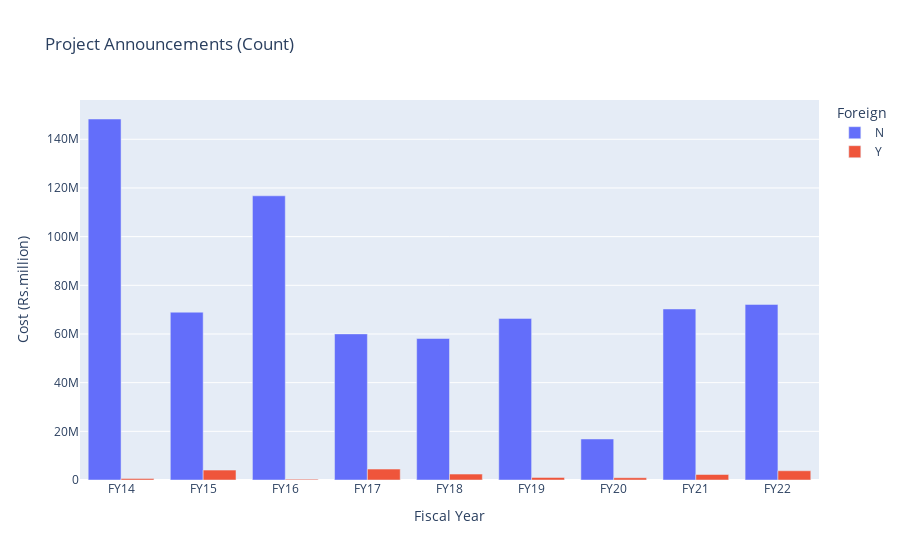

Notebook code cell kept with this figure:
### Markdown cell above
#### Question: What is the proportion of announcements and value of Capex spending commitment by Foreign firms?
Ans: Very minimal, if number of announcements are considered.

### Code cell
# grouped_df = df.groupby(['Fiscal_Year','Foreign'])['Project Name'].count().reset_index()
grouped_df = df.groupby(['Fiscal_Year','Foreign'])['Cost (Rs.million)'].sum().reset_index()

# # Create the bar chart using Plotly
# fig = px.bar(grouped_df, x='Fiscal_Year', y='Project Name', color='Foreign',barmode='group',
# #              color_discrete_map=quarter_colors,
#              labels={'Fiscal_Year': 'Fiscal Year', 'Project Name': 'Project Announcements(count)'},
#              title='Project Announcements (Count)',
# #              color_discrete_sequence=px.colors.qualitative.Set1,
#             )
# Create the bar chart using Plotly
fig = px.bar(grouped_df, x='Fiscal_Year', y='Cost (Rs.million)', color='Foreign',barmode='group',
#              color_discrete_map=quarter_colors,
             labels={'Fiscal_Year': 'Fiscal Year', 'Project Name': 'Project Announcements(count)'},
             title='Project Announcements (Count)',
#              color_discrete_sequence=px.colors.qualitative.Set1,
            )
# Set x-axis labels to include both FY and Quarter
fig.update_xaxes(tickmode='array', 
                 tickvals=grouped_df.index,
#                  ticktext=[f"{row['Fiscal_Year']} Q{row['Quarter']}" for idx, row in grouped_df.iterrows()]
                )

# Show the plot
fig.show()

### Figure 1 — Plotly figure (JSON) as saved in the notebook; plotly's stock layout.template omitted (floating-point values rounded to 4 significant figures)
{"data": [{"alignmentgroup": "True", "hovertemplate": "Foreign=N<br>Fiscal Year=%{x}<br>Cost (Rs.million)=%{y}<extra></extra>", "legendgroup": "N", "marker": {"color": "#636efa", "pattern": {"shape": ""}}, "name": "N", "offsetgroup": "N", "orientation": "v", "showlegend": true, "textposition": "auto", "type": "bar", "x": ["FY14", "FY15", "FY16", "FY17", "FY18", "FY19", "FY20", "FY21", "FY22"], "xaxis": "x", "y": [148300000.0, 68950000.0, 116800000.0, 60030000.0, 58140000.0, 66403076, 16850000.0, 70270000.0, 72150000.0], "yaxis": "y"}, {"alignmentgroup": "True", "hovertemplate": "Foreign=Y<br>Fiscal Year=%{x}<br>Cost (Rs.million)=%{y}<extra></extra>", "legendgroup": "Y", "marker": {"color": "#EF553B", "pattern": {"shape": ""}}, "name": "Y", "offsetgroup": "Y", "orientation": "v", "showlegend": true, "textposition": "auto", "type": "bar", "x": ["FY14", "FY15", "FY16", "FY17", "FY18", "FY19", "FY20", "FY21", "FY22"], "xaxis": "x", "y": [601100.0, 4061000.0, 353300.0, 4489000.0, 2430208, 1051000.0, 932800.0, 2255000.0, 3793000.0], "yaxis": "y"}], "layout": {"barmode": "group", "legend": {"title": {"text": "Foreign"}, "tracegroupgap": 0}, "title": {"text": "Project Announcements (Count)"}, "xaxis": {"anchor": "y", "domain": [0, 1], "tickmode": "array", "tickvals": [0, 1, 2, 3, 4, 5, 6, 7, 8, 9, 10, 11, 12, 13, 14, 15, 16, 17], "title": {"text": "Fiscal Year"}}, "yaxis": {"anchor": "x", "domain": [0, 1], "title": {"text": "Cost (Rs.million)"}}}}
